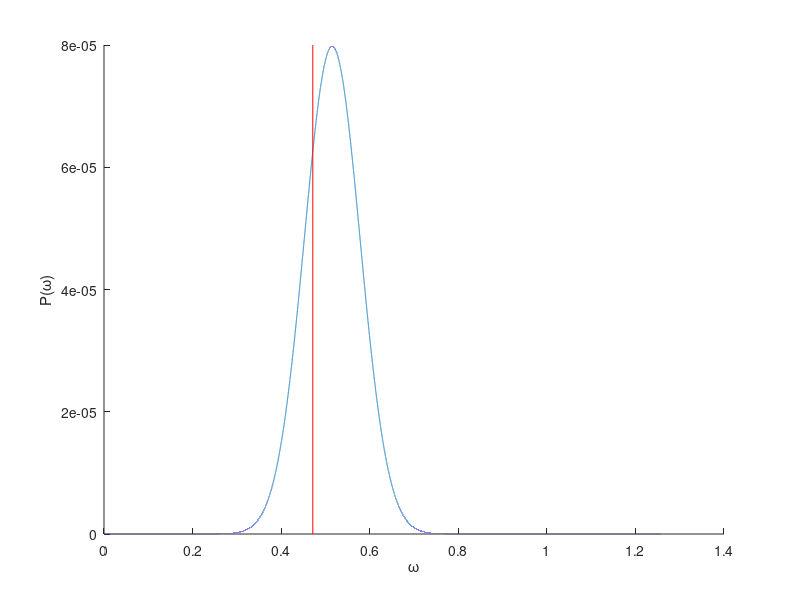
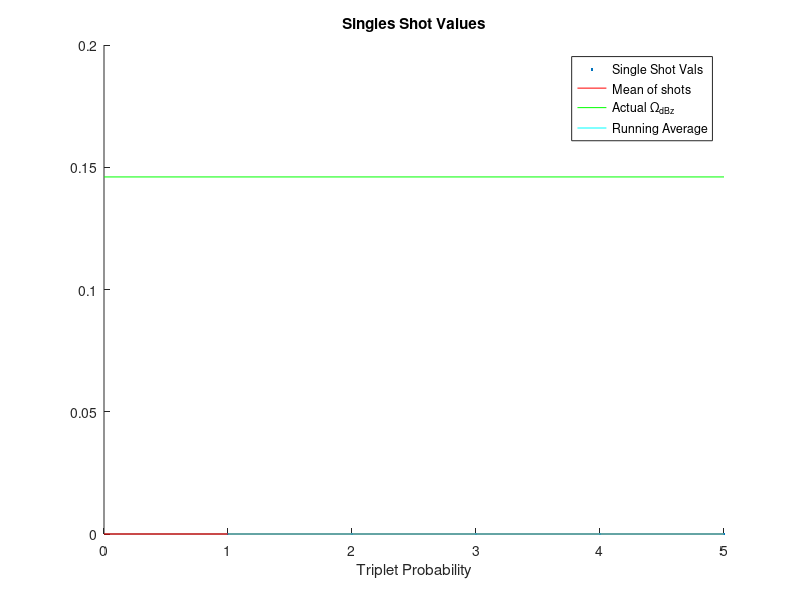
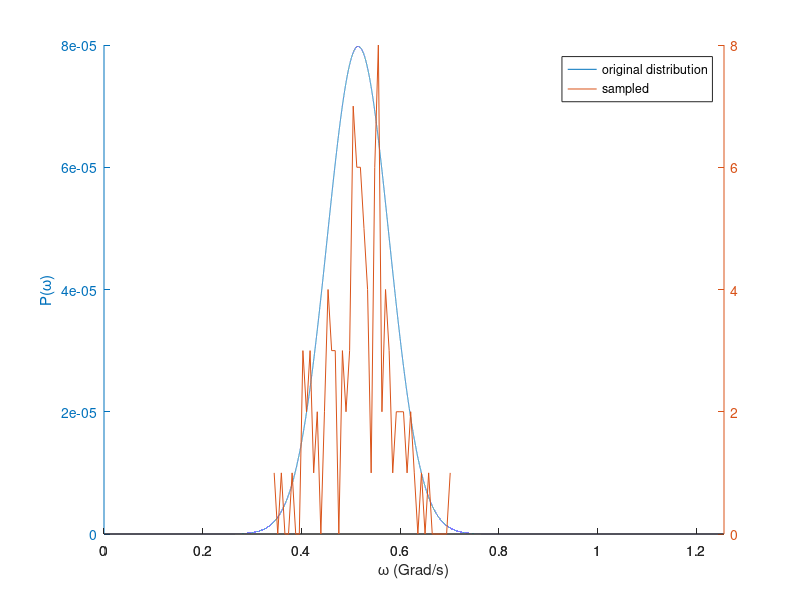
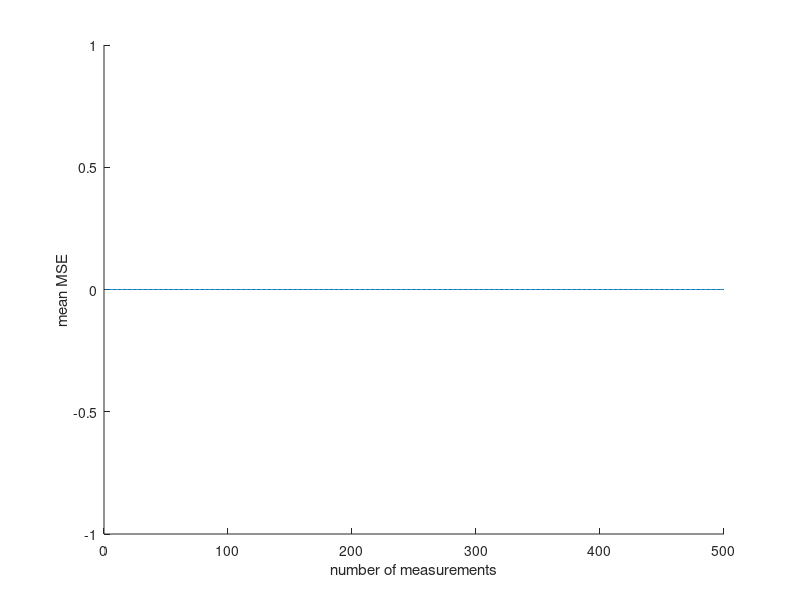

MATLAB code to generate these figures, in order: (Note: this script raises an error after producing the figures.)
function out = simulate_dbz_bayes(config)

if ~exist('config','var')|| isempty(config)
   config = struct(); 
end
if iscell(config)
   config = struct(config{:}); 
end

config = def(config,'opts','profile'); 
config = def(config,'omega_dbz',.082*2*pi); omega_dbz = config.omega_dbz;
config = def(config,'omega_max',.2*2*pi); omega_max = config.omega_max;
config = def(config,'omegas',linspace(0,omega_max,1e5)); omegas = config.omegas;
tau = pi/omega_max;
config = def(config,'N_reps',100);N_reps = config.N_reps; % number of times to repeat the simulation
config = def(config,'big_N',500); big_N = config.big_N;
%big N in Sergeevich et al. Number of total measurements we want to make to estimate dbz

config = def(config,'evotime',(1:100)*tau); evotime = config.evotime;
n_meas = big_N*ones(size(evotime))/length(evotime);
big_M = big_N/length(evotime);
evolist = [];
for j = 1:length(evotime)
   evolist = [evolist, ones(1,n_meas(j))*evotime(j)]; 
end
simple = 0;%length(evotime)==1;
config = def(config,'figind',200); figind = config.figind;

%set up p(omega)
config = def(config,'d_dbz',.01*2*pi); d_dbz = config.d_dbz;
if d_dbz==0 %delta fn
    p_omega = 0*omegas; [m mi] = min(abs(omegas-omega_dbz)); p_omega(mi) = 1;
    sigma_prior = .005*2*pi;
    prior_omega = exp(-(omegas-omega_dbz).^2/(2*sigma_prior^2)); prior_omega = prior_omega/sum(prior_omega);
    %prior_omega = zeros*omegas;
    %prior_omega(omegas>omega_dbz-.005*2*pi & omegas < omega_dbz+.005*2*pi) = 1; prior_omega/sum(prior_omega);
else
    p_omega = exp(-(omegas-omega_dbz).^2/(2*d_dbz^2)); p_omega = p_omega/sum(p_omega);
    prior_omega = p_omega;
end

if isopt(config,'flat')
   prior_omega = ones(size(omegas)); prior_omega = prior_omega/sum(prior_omega);
end

out.evotime = evotime;
out.n_meas = n_meas;
out.p_omega = p_omega;
out.omegas = omegas;

%sample an omegan for fun
real_omega = sample_pdf(omegas,p_omega);
fprintf('real omega = %d \n omega_dbz = %d \n',real_omega,omega_dbz);
%fprintf('quantization error = %d\n', real_omega-omega_dbz);
figure(figind); clf; hold on; figind = figind+1;
plot(omegas,p_omega);
xlabel('\omega');ylabel('P(\omega)');
YL = get(gca,'YLim');
plot(real_omega*[1 1],YL,'r');

%plot one rep of experiment (n_meas measurements)
meas = binornd(1,cos(real_omega*evotime(1))^2,1,n_meas(1));
figure(figind); clf; hold on; figind=figind+1;
plot(meas,'.'); 
title('Singles Shot Values');
xlabel('Triplet Probability');
plot([0, length(meas)],mean(meas)*[1 1],'r');
plot([0, length(meas)],cos(real_omega*evotime(1))^2*[1 1],'g');
plot(cumsum(meas)./(1:length(meas)),'c');
legend({'Single Shot Vals','Mean of shots', 'Actual \Omega_{dBz}','Running Average'});

%sample the data
results = struct();

tic
for j = 1:N_reps
   real_omega = sample_pdf(omegas,p_omega);
   results(j).real_omega = real_omega;
   results(j).meas = [];
   for k = 1:length(evotime)
       results(j).meas = [results(j).meas, binornd(1,cos(real_omega*evotime(k))^2,1,n_meas(k))];
   end   
end
fprintf('sampling the data took %f seconds \n',toc);

if isopt(config,'compress') %set up compressive sensing matrix
    L = length(evotime);
    T_samp = abs(diff(evotime(1:2))); F_samp = 1/T_samp;
    NFFT = 2^nextpow2(L);
    ffreqs = omega_dbz+2*pi*F_samp/2*linspace(-.5,.5,NFFT/2+1);
    fine_freqs = linspace(ffreqs(1),ffreqs(end),10^4);
    t  = linspace(0,2*pi,1000);
    x  = linspace(0,2*pi,length(t));
    for j = 1:length(ffreqs)
    for k = 1:length(fine_freqs)
        y = cos(ffreqs(j)*t).*cos(fine_freqs(k)*t);
        A(j,k) = trapz(y,x);
    end  
    end
end

if ~simple
    %plot distribution of sampled omegas
    if N_reps>1
        [h b]=hist([results.real_omega],50);
        figure(figind); clf; hold on; figind=figind+1;
        plotyy(omegas,p_omega,b,h);
        xlabel('\omega (Grad/s)');
        ylabel('P(\omega)');
        legend('original distribution', 'sampled');
        %plot(omegas,p_omega);
        %plot(b,h/sum(h),'r')
    end
    tic
    for j = 1:N_reps
        P_MLE = prior_omega; %prior distribution
        %figure(1); plot(omegas,P_MLE);pause
        if isopt(config,'meantimes')
            f=mean(reshape(results(j).meas,big_M,length(evotime)));
            eee = evotime;
        else
            f=results(j).meas;
            eee = evolist;
        end
        results(j).P_k = zeros(size(f));
        if isopt(config,'bayes')
        for k = 1:length(f)
            P_MLE = P_MLE.*(1+(-2*f(k)+1)*cos(omegas*eee(k)))/sum(P_MLE);
            [m mi]=max(P_MLE);
            if isopt(config,'video')
                figure(1); clf; plot(omegas,P_MLE); hold on;
                YL = get(gca,'YLim'); plot(results(j).real_omega*[1 1],YL,'r');
                title(sprintf('MSE = %d',(omegas(mi)-results(j).real_omega)^2/(results(j).real_omega)^2));
                pause;
            end   
            results(j).var(k) = std(P_MLE)^2;
            results(j).P_k(k) = ((omegas(mi)-results(j).real_omega)/results(j).real_omega)^2;
            %title(sprintf('MSE = %d',(omegas(mi)-results(j).real_omega)^2/(results(j).real_omega)^2));
            %pause%keyboard
            [m mi]=max(P_MLE);
            results(j).P_MLE = P_MLE;
            results(j).MLE = omegas(mi);
            results(j).MSE_bayes = (omegas(mi)-results(j).real_omega)^2/(results(j).real_omega)^2;
        end
        end
        if isopt(config,'fourier')
            L = length(eee);
            T_samp = abs(diff(eee(1:2))); F_samp = 1/T_samp;
            NFFT = 2^nextpow2(L);
            freqs = omega_dbz+2*pi*F_samp/2*linspace(-.5,.5,NFFT/2+1);
            ft = fft(f-mean(f),NFFT)/L;
            P_MLE = 2*abs(ft(1:NFFT/2+1));%.*(prior_omega);
            if isopt(config,'compress')
                P_MLE = compressive_sample(P_MLE,A);
            end
            
            [m mi]=max(P_MLE);
            results(j).P_MLE = P_MLE;
            if 1
                f2 = freqs(mi)+F_samp*linspace(-1,1,length(freqs));
                prior = ones(size(f2)); prior= prior/sum(prior);
                P_MLE = prior;
                for k = 1:length(f)
                    P_MLE = P_MLE.*(1+(-2*f(k)+1)*cos(f2*eee(k)))/sum(P_MLE);
                    figure(1); clf; plot(f2,P_MLE); pause
                end
                [m mi]=max(P_MLE);
                results(j).var(k) = std(P_MLE)^2;
                
                [m mi]=max(P_MLE);
                results(j).P_MLE = P_MLE;
                results(j).MLE = omegas(mi);
                results(j).MSE_bayes = (omegas(mi)-results(j).real_omega)^2/(results(j).real_omega)^2;
                
                
            end
            results(j).MLE = freqs(mi);
            results(j).MSE_bayes = (freqs(mi)-results(j).real_omega)^2/(results(j).real_omega)^2;
            %keyboard
        end
        %keyboard
    end
    if isopt(config,'profile'); fprintf('analysis took %f seconds \n',toc); end;
    %out.mean_MSE =(mean(vertcat(results.P_k)-repmat([results.real_omega],big_N,1)')).^2;
    out.mean_MSE =(mean(vertcat(results.P_k)));
    figure(figind); clf; hold on; figind = figind+1;
    plot(out.mean_MSE);
    xlabel('number of measurements');
    ylabel('mean MSE');
    
    try
        fitfn = @(p,x) p(1)*x.^(p(2));
        pars = fitwrap('plinit plfit',1:length(out.mean_MSE),out.mean_MSE,[1 -2],fitfn);
        figure(figind); clf; figind = figind+1;
        loglog(out.mean_MSE,'bx'); hold on;
        loglog(1:length(out.mean_MSE),fitfn(pars,1:length(out.mean_MSE)),'r');
        xlabel('number of measurements');
        ylabel('mean MSE');
    catch
        fprintf('power law fitting of MSE failed \n');
    end
    
    [h b]=hist([results.MLE],50);
    figure(figind); clf; hold on; figind=figind+1;
    plotyy(omegas,p_omega,b,h);
    xlabel('\omega (Grad/s)');
    ylabel('P(\omega)');
    legend('original distribution', 'MLE disribution');
    
    figure(figind); clf; figind = figind+1; hold on;
    plot([results.real_omega],[results.MLE],'.');
    xlabel('real \Omega'); 
    ylabel('Extracted \Omega');
    
end % end not simple

if simple
    tic;
    if length(results)>1
        %now plot results of many simulations
        for j = 1:length(results)
            MSE_tot(j,:) =  abs((cumsum(results(j).meas)./(1:length(results(j).meas)))-cos(results(j).real_omega*evotime)^2)/cos(results(j).real_omega*evotime)^2;
        end
        MSE_all = mean(MSE_tot);
        %fit a power law
        fitfn = @(p,x) p(1)*x.^(p(2));
        pars = fitwrap('plinit plfit',1:length(results(1).meas),MSE_all,[1 -2],fitfn);        
        figure(figind); clf; figind=figind+1;
        loglog(MSE_all,'bx'); hold on;
        loglog(1:length(results(1).meas),fitfn(pars,1:length(results(1).meas)),'r');
        xlabel('Number of Measurements');
        ylabel('Mean Square Error');
        title(sprintf('Average of %i reps',N_reps));
        legend({'simulation',sprintf('MSE ~ N^{%.1f}',pars(2))});
    end
    if isopt(config,'profile'); fprintf('analysis took %f seconds \n',toc); end;
end

if 0
%look at a bayesian estimator
for j = 1:N_reps
    P_MLE = p_omega; %prior distribution
    figure(1); plot(omegas,P_MLE);
%     for k = 1:length(omegas)
%        P_MLE(k) = sum(log(1+(2*results(j).meas-1)*cos(omegas(k)*evotime)));
%     end

%     for k = 1:length(omegas)
%        P_MLE(k) = prod(1+(2*results(j).meas-1)*cos(omegas(k)*evotime));
%     end
%     keyboard
    for k = 1:length(results(1).meas)
        P_MLE = P_MLE.*(1+(2*results(j).meas(k)-1)*cos(omegas*evotime))/sum(P_MLE);
        figure(1); plot(omegas,P_MLE); keyboard
    end
    [m mi]=max(P_MLE);
    results(j).MLE = omegas(mi);
    results(j).MSE_bayes = (omegas(mi)-results(j).real_omega)^2/(results(j).real_omega)^2;
    keyboard
end

fprintf('mean MSE from bayes = %d',mean([results.MSE_bayes]));
end


out.results = results;
out.config = config;
end

function out = compressive_sample(ft_old, A)
opts = spgSetParms('verbosity',0);
out = spg_bp(A, ft_old', opts);
end

function val = sample_pdf(xv,prob)
     [~,ii]= find(cumsum(prob)>rand,1,'first');
    val = xv(ii);
end

% Apply a default.
function s=def(s,f,v)
  if(~isfield(s,f))
      %s=setfield(s,f,v);
      s.(f) = v;
  end
end

function b=isopt(config,name)
  b=~isempty(strfind(config.opts,name));
end 

%omega_dbz= .082*2*pi; %(80MHz);
%omega_max = .25*2*pi; %400MHz
%omegas = linspace(0,omega_max,100000);
%N_reps = 1000; 
%big_N = 500; 
%set up evo times
%evotime =59; simple = 1;% one evo time
%evotime(1:10)*tau; %many evo times
%figind = 200; 

%generate p(omega)
%delta function
%p_omega = 0*omegas; [m mi] = min(abs(omegas-omega_dbz)); p_omega(mi) = 1;

%normally distributed
%d_dbz = .005*2*pi; 
%p2_omega = exp(-(omegas-omega_dbz).^2/(2*d_dbz^2)); p2_omega = p2_omega/sum(p2_omega);
%p_omega = normpdf(omegas,omega_dbz,d_dbz); p_omega = p_omega/sum(p_omega);


% %lots of samples at one evo time
% results = struct();
% for j = 1:N_reps
%    real_omega = sample_pdf(omegas,p_omega);
%    results(j).meas = binornd(1,cos(real_omega*evotime)^2,1,n_meas);
%    results(j).real_omega = real_omega;
% end